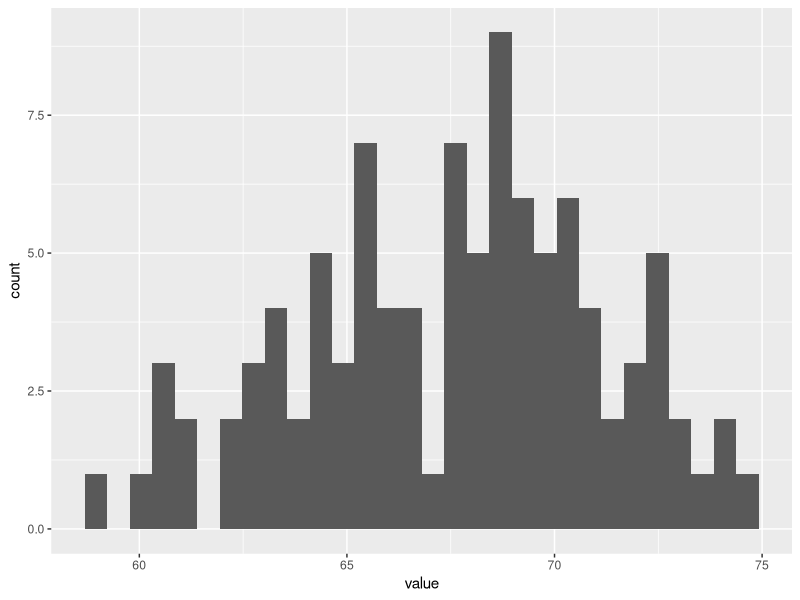
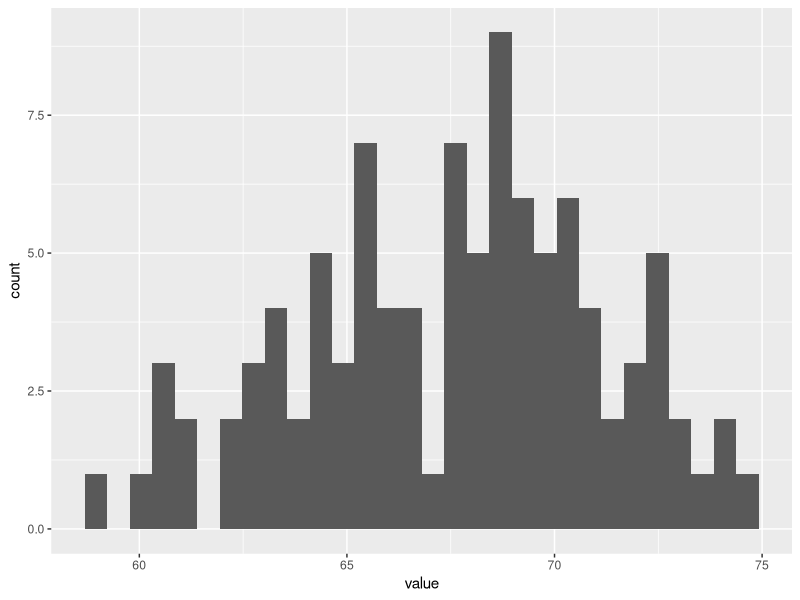

These charts were generated, in order, by the following R code:
library(tidyverse)

horses <- 20
cows <- 15
dogs <- 12
pigs <- 16
sheep <- 19

#create a pretend dataframe. I will save it as a tibble and work within the tidyverse.
fakedata <- as_tibble(rnorm(100, mean = 67, sd = 4))

#take a quick peek at the first few rows.The column name is "value.“
head(fakedata)

#crate a histogram, assigning it to an object of plot
myplot<-ggplot(fakedata, aes(x = value)) + 
  geom_histogram()

#look at it
myplot

#save it to my "figs" folder
ggsave(plot = myplot,
       filename = "figs/histogram.tiff",
       width = 5, height = 5, units = "in",
       device = "tiff",
       dpi = 400)


BaileyCat <- 5/10
